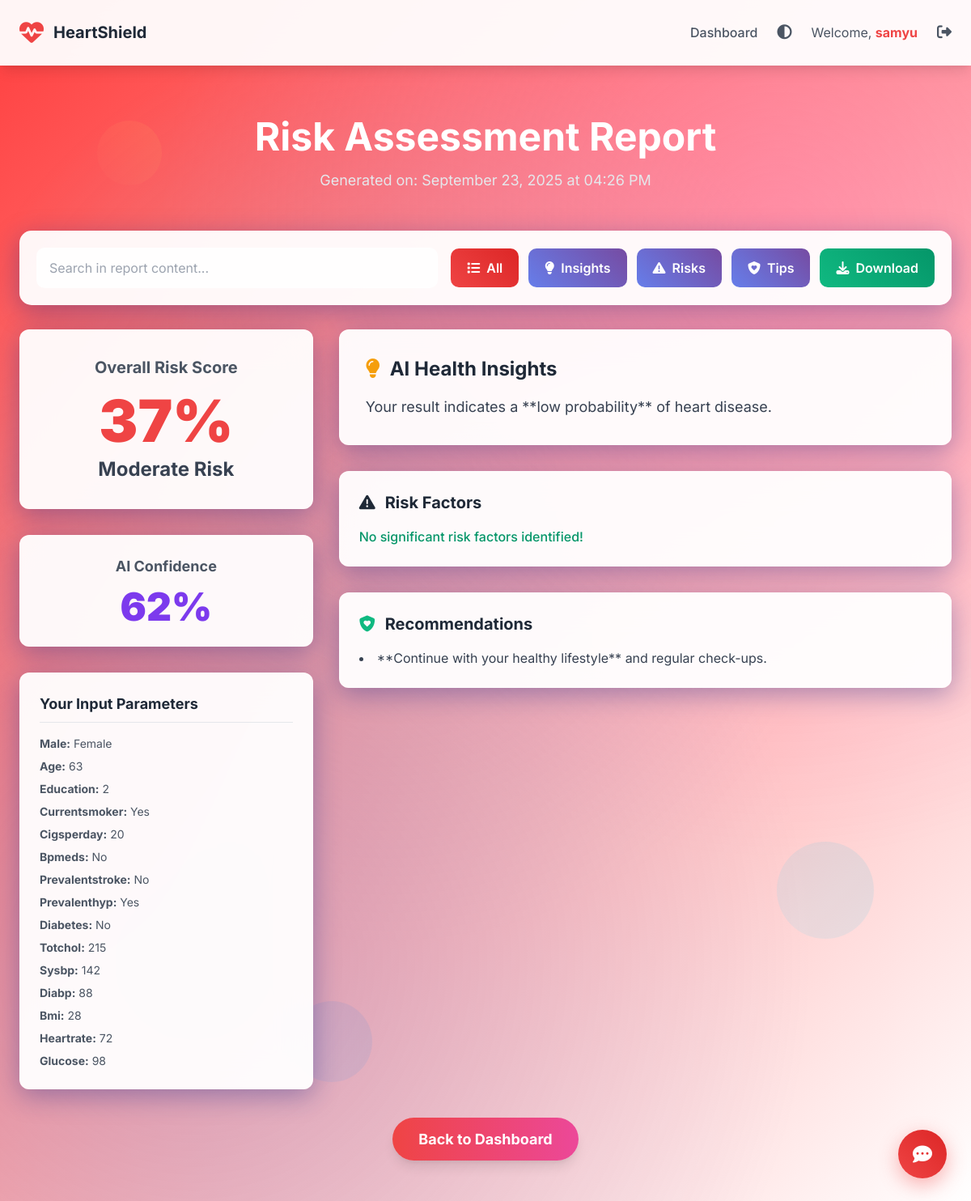
The page /result/5 (signed in) on the database its author committed.
### app.py (models this page shows)
class User(db.Model, UserMixin):
    id = db.Column(db.Integer, primary_key=True)
    fullName = db.Column(db.String(150), nullable=False)
    email = db.Column(db.String(150), unique=True, nullable=False)
    password = db.Column(db.String(60), nullable=True)  # Made nullable for Firebase users
    firebase_uid = db.Column(db.String(128), unique=True, nullable=True)  # New field for Firebase UID
    image_file = db.Column(db.String(20), nullable=False, default='default.jpg')
    assessments = db.relationship('Assessment', backref='author', lazy=True)

class Assessment(db.Model):
    id = db.Column(db.Integer, primary_key=True)
    date = db.Column(db.DateTime, nullable=False, default=datetime.utcnow)
    riskLevel = db.Column(db.Integer, nullable=False)
    riskText = db.Column(db.String(50), nullable=False)
    confidenceScore = db.Column(db.Float, nullable=False)
    inputs = db.Column(db.Text, nullable=False)
    documentName = db.Column(db.String(150), nullable=True)
    user_id = db.Column(db.Integer, db.ForeignKey('user.id'), nullable=False)

### app.py (the view)
@app.route('/result/<int:assessment_id>')
@login_required
def result(assessment_id):
    assessment = Assessment.query.get_or_404(assessment_id)
    if assessment.author != current_user:
        return redirect(url_for('dashboard'))
    inputs = json.loads(assessment.inputs)
    risk_factors, precautions, insights_text = [], [], ""
    if assessment.riskLevel > 50:
        insights_text = "Your result suggests a **high probability** of heart disease."
        precautions.append('**Schedule an appointment** with your doctor.')
        if float(inputs.get('sysBP', 0)) > 140:
            risk_factors.append({'title': 'High Blood Pressure', 'description': f"BP of {inputs.get('sysBP')} mmHg is elevated."})
    else:
        insights_text = "Your result indicates a **low probability** of heart disease."
        precautions.append('**Continue with your healthy lifestyle** and regular check-ups.')
    return render_template('result.html', assessment=assessment, inputs=inputs, risk_factors=risk_factors, precautions=precautions, insights_text=insights_text)

### app.py (called while the page is built)
@login_manager.user_loader
def load_user(user_id):
    return User.query.get(int(user_id))

### templates/result.html (shortened to what this page needs)
<!DOCTYPE html>
<html lang="en">
<head>
    <link href="https://cdn.jsdelivr.net/npm/tailwindcss@2.2.19/dist/tailwind.min.css" rel="stylesheet">
    <link rel="stylesheet" href="https://cdnjs.cloudflare.com/ajax/libs/font-awesome/6.4.0/css/all.min.css">
    <link rel="stylesheet" href="{{ url_for('static', filename='style.css') }}">
</head>
<body>
    <div class="floating-shapes">
        <div class="shape"></div>
        <div class="shape"></div>
        <div class="shape"></div>
    </div>
    <nav class="shadow-lg sticky top-0 z-50">
        <div class="max-w-7xl mx-auto px-6 flex justify-between items-center h-20">
            <a href="{{ url_for('dashboard') }}" class="flex items-center space-x-3 group">
                <i class="fa-solid fa-heart-pulse text-red-500 text-3xl heart-beat group-hover:text-red-600"></i>
                <span class="font-bold text-xl text-gray-800 group-hover:text-red-500">HeartShield</span>
            </a>
            <div class="flex items-center space-x-6">
                <a href="{{ url_for('dashboard') }}" class="text-gray-600 hover:text-red-500 font-medium">Dashboard</a>
                <button onclick="toggleTheme()" class="text-gray-600 hover:text-red-500 text-lg"><i class="fa-solid fa-circle-half-stroke"></i></button>
                <div class="text-gray-600">Welcome, <span class="font-bold text-red-500">{{ current_user.fullName.split(' ')[0] }}</span></div>
                <a href="{{ url_for('logout') }}" class="text-gray-600 hover:text-red-500"><i class="fa-solid fa-right-from-bracket text-lg"></i></a>
            </div>
        </div>
    </nav>
    <main class="py-16 px-6">
        <div id="reportContainer" class="max-w-7xl mx-auto">
            <div class="text-center mb-12 animated-card">
                <h1 class="text-5xl font-bold text-white mb-4 drop-shadow-lg">Risk Assessment Report</h1>
                <p class="text-gray-200 text-lg">Generated on: {{ assessment.date.strftime('%B %d, %Y at %I:%M %p') }}</p>
            </div>
            <div class="search-filter-bar animated-card" style="animation-delay: 50ms;">
                <div class="flex flex-col md:flex-row gap-4 items-center">
                    <div class="flex-1 min-w-0">
                        <input
                            type="text"
                            id="searchInput"
                            class="search-input"
                            placeholder="Search in report content..."
                            onkeyup="searchReport()"
                        >
                    </div>
                    <div class="flex gap-3">
                        <button class="filter-button active" onclick="filterContent('all')" data-filter="all">
                            <i class="fa-solid fa-list mr-2"></i>All
                        </button>
                        <button class="filter-button" onclick="filterContent('insights')" data-filter="insights">
                            <i class="fa-solid fa-lightbulb mr-2"></i>Insights
                        </button>
                        <button class="filter-button" onclick="filterContent('risks')" data-filter="risks">
                            <i class="fa-solid fa-triangle-exclamation mr-2"></i>Risks
                        </button>
                        <button class="filter-button" onclick="filterContent('recommendations')" data-filter="recommendations">
                            <i class="fa-solid fa-shield-heart mr-2"></i>Tips
                        </button>
                        <button class="download-button" onclick="downloadReport()">
                            <i class="fa-solid fa-download"></i>Download
                        </button>
                    </div>
                </div>
            </div>
            <div class="grid grid-cols-1 lg:grid-cols-3 gap-8">
                <div class="lg:col-span-1 space-y-8">
                    <div class="glass-card p-8 rounded-xl shadow-xl text-center animated-card">
                        <h2 class="text-xl font-bold text-gray-600 mb-4">Overall Risk Score</h2>
                        <p id="riskPercent" class="text-7xl font-black text-red-500 mb-2">0%</p>
                        <p id="riskText" class="text-2xl font-bold text-gray-700">{{ assessment.riskText }}</p>
                    </div>
                    <div class="glass-card p-6 rounded-xl shadow-xl text-center animated-card" style="animation-delay: 100ms;">
                        <h2 class="text-lg font-bold text-gray-600 mb-3">AI Confidence</h2>
                        <p id="confidenceScore" class="text-5xl font-black text-purple-600">0%</p>
                    </div>
                    <div class="glass-card p-6 rounded-xl shadow-xl animated-card" style="animation-delay: 200ms;">
                        <h2 class="text-lg font-bold text-gray-800 mb-4 border-b pb-2">Your Input Parameters</h2>
                        <div class="space-y-2 text-sm text-gray-600">
                            {% for key, value in inputs.items() %}
                                <p><strong>{{ key|replace('_', ' ')|capitalize }}:</strong>
                                    {% if key == 'male' %}
                                        {{ 'Male' if value == '1' else 'Female' }}
                                    {% elif key in ['currentSmoker', 'BPMeds', 'prevalentStroke', 'prevalentHyp', 'diabetes'] %}
                                        {{ 'Yes' if value == '1' else 'No' }}
                                    {% else %}
                                        {{ value }}
                                    {% endif %}
                                </p>
                            {% endfor %}
                        </div>
                    </div>
                </div>
                <div class="lg:col-span-2 space-y-8">
                    <div class="glass-card p-8 rounded-xl shadow-xl animated-card filter-content insights-content" style="animation-delay: 300ms;" data-content="insights">
                        <h2 class="text-2xl font-bold text-gray-800 mb-4"><i class="fa-solid fa-lightbulb mr-3 text-yellow-500"></i>AI Health Insights</h2>
                        <p class="text-gray-700 text-lg leading-relaxed">{{ insights_text|safe }}</p>
                    </div>
                    <div class="glass-card p-6 rounded-xl shadow-xl animated-card filter-content risks-content" style="animation-delay: 400ms;" data-content="risks">
                        <h2 class="text-xl font-bold text-gray-800 mb-4"><i class="fa-solid fa-triangle-exclamation mr-3 text-orange-500"></i>Risk Factors</h2>
                        <div class="space-y-4">
                            {% for factor in risk_factors %}
                            <div>
                                <h3 class="font-bold text-gray-800">{{ factor.title }}</h3>
                                <p class="text-gray-600 text-sm mt-1">{{ factor.description }}</p>
                            </div>
                            {% else %}
                            <p class="text-green-600 font-medium">No significant risk factors identified!</p>
                            {% endfor %}
                        </div>
                    </div>
                    <div class="glass-card p-6 rounded-xl shadow-xl animated-card filter-content recommendations-content" style="animation-delay: 500ms;" data-content="recommendations">
                        <h2 class="text-xl font-bold text-gray-800 mb-4"><i class="fa-solid fa-shield-heart mr-3 text-green-500"></i>Recommendations</h2>
                        <ul class="space-y-3 list-disc list-inside text-gray-700">
                            {% for precaution in precautions %}
                                <li>{{ precaution|safe }}</li>
                            {% endfor %}
                        </ul>
                    </div>
                </div>
            </div>
            <div class="text-center mt-12 animated-card" style="animation-delay: 600ms;">
                <a href="{{ url_for('dashboard') }}" class="bg-gradient-to-r from-red-500 to-pink-500 hover:from-red-600 hover:to-pink-600 text-white px-8 py-4 rounded-full font-bold text-lg shadow-lg hover:shadow-xl transform hover:-translate-y-1 transition-all">Back to Dashboard</a>
            </div>
        </div>
    </main>
    <div class="chat-button" id="chat-button">
        <i class="fa-solid fa-comment-dots"></i>
    </div>
</body>
</html>

### static/style.css (style rules this page uses)
html, body { margin: 0; padding: 0; width: 100%; box-sizing: border-box; }
*, *:before, *:after { box-sizing: inherit; }
.chat-button { position: fixed; bottom: 30px; right: 30px; background-color: #e63946; color: white; width: 60px; height: 60px; border-radius: 50%; display: flex; justify-content: center; align-items: center; font-size: 24px; cursor: pointer; box-shadow: 0 4px 12px rgba(0,0,0,0.2); z-index: 1000; }

### templates/result.html (style rules this page uses)
* { font-family: 'Inter', sans-serif; }
body { background: linear-gradient(135deg, #ff3f3f 0%, #ffffff 100%); background-attachment: fixed; min-height: 100vh; }
body::before { content: ''; position: fixed; top: 0; left: 0; width: 100%; height: 100%; background: radial-gradient(circle at 20% 80%, rgba(120, 119, 198, 0.3) 0%, transparent 50%), radial-gradient(circle at 80% 20%, rgba(255, 119, 198, 0.3) 0%, transparent 50%), radial-gradient(circle at 40% 40%, rgba(120, 200, 255, 0.2) 0%, transparent 50%); pointer-events: none; z-index: -1; }
.floating-shapes { position: fixed; width: 100%; height: 100%; top: 0; left: 0; pointer-events: none; z-index: -1; }
.shape { position: absolute; border-radius: 50%; animation: float 6s ease-in-out infinite; opacity: 0.1; }
.shape:nth-child(1) { width: 80px; height: 80px; background: linear-gradient(45deg, #ff6b6b, #feca57); top: 10%; left: 10%; animation-delay: 0s; }
.shape:nth-child(2) { width: 120px; height: 120px; background: linear-gradient(45deg, #48dbfb, #0abde3); top: 70%; left: 80%; animation-delay: 2s; }
.shape:nth-child(4) { width: 100px; height: 100px; background: linear-gradient(45deg, #54a0ff, #2e86de); bottom: 10%; left: 30%; animation-delay: 1s; }
.glass-card { background: rgba(255, 255, 255, 0.95); backdrop-filter: blur(20px); border: 1px solid rgba(255, 255, 255, 0.2); box-shadow: 0 8px 32px 0 rgba(31, 38, 135, 0.37); }
.animated-card { opacity: 0; transform: translateY(20px); animation: fadeInUp 0.8s ease-out forwards; }
.heart-beat { animation: heartbeat 1.5s ease-in-out infinite; }
nav { background: rgba(255, 255, 255, 0.95); backdrop-filter: blur(20px); border-bottom: 1px solid rgba(255, 255, 255, 0.2); }
.chat-button { position: fixed; bottom: 30px; right: 30px; background: linear-gradient(45deg, #ef4444, #dc2626); color: white; width: 60px; height: 60px; border-radius: 50%; display: flex; align-items: center; justify-content: center; cursor: pointer; box-shadow: 0 8px 25px rgba(239, 68, 68, 0.4); transition: all 0.3s ease; z-index: 1000; }
.search-filter-bar { background: rgba(255, 255, 255, 0.95); backdrop-filter: blur(20px); border: 1px solid rgba(255, 255, 255, 0.2); border-radius: 15px; padding: 20px; margin-bottom: 30px; box-shadow: 0 8px 32px 0 rgba(31, 38, 135, 0.37); }
.search-input { background: rgba(255, 255, 255, 0.8); border: 1px solid rgba(255, 255, 255, 0.3); border-radius: 10px; padding: 12px 15px; width: 100%; outline: none; transition: all 0.3s ease; }
.filter-button { background: linear-gradient(45deg, #667eea, #764ba2); color: white; border: none; border-radius: 10px; padding: 12px 20px; cursor: pointer; transition: all 0.3s ease; font-weight: 600; }
.filter-button.active { background: linear-gradient(45deg, #ef4444, #dc2626); }
.download-button { background: linear-gradient(45deg, #10b981, #059669); color: white; border: none; border-radius: 10px; padding: 12px 20px; cursor: pointer; transition: all 0.3s ease; font-weight: 600; display: flex; align-items: center; gap: 8px; }

### rows shown on the page
User: fullName "samyu"
Assessment: date "September 23, 2025 at 04:26 PM", riskText "Moderate Risk"

### other values the page prints
{{ key|replace('_', ' ')|capitalize }} "Male" "Age" "Education" "Currentsmoker" "Cigsperday" "Bpmeds" "Prevalentstroke" "Prevalenthyp" "Diabetes" "Totchol" "Sysbp" "Diabp" "Bmi" "Heartrate" "Glucose"
{{ 'Male' if value == '1' else 'Female' }} "Female"
{{ value }} "63" "2" "20" "215" "142" "88" "28" "72" "98"
{{ 'Yes' if value == '1' else 'No' }} "Yes" "No" "No" "Yes" "No"
{{ insights_text|safe }} "Your result indicates a **low probability** of heart disease."
{{ precaution|safe }} "**Continue with your healthy lifestyle** and regular check-ups."
